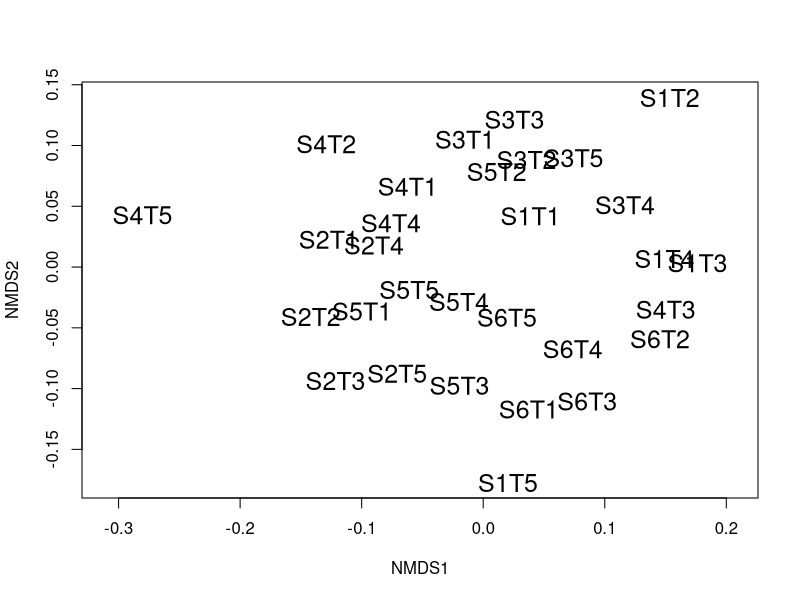
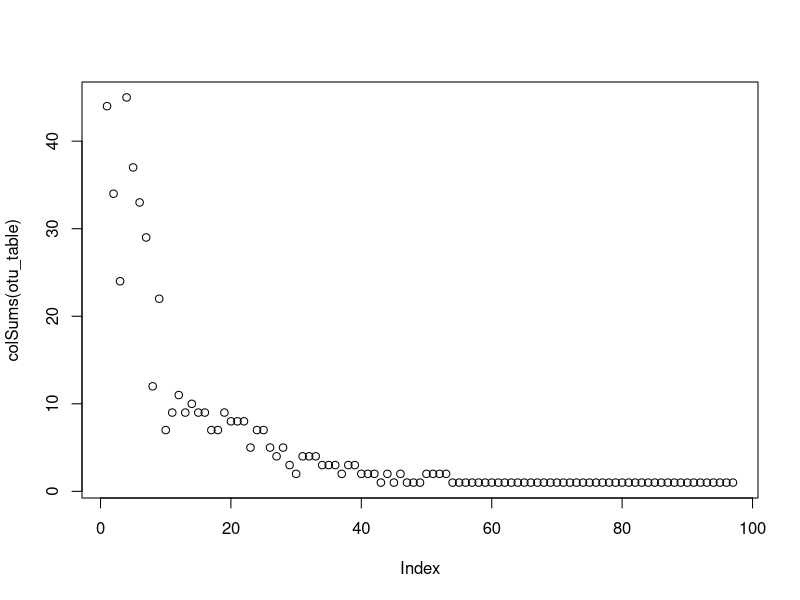
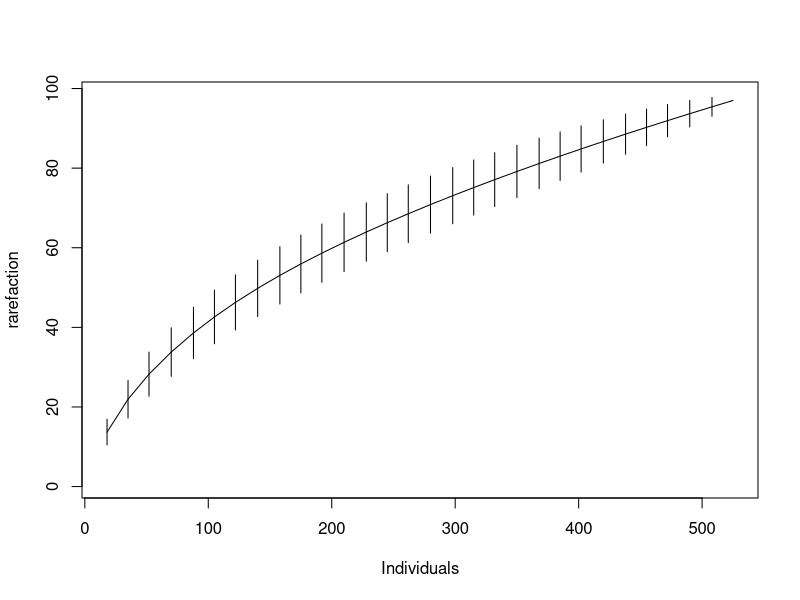
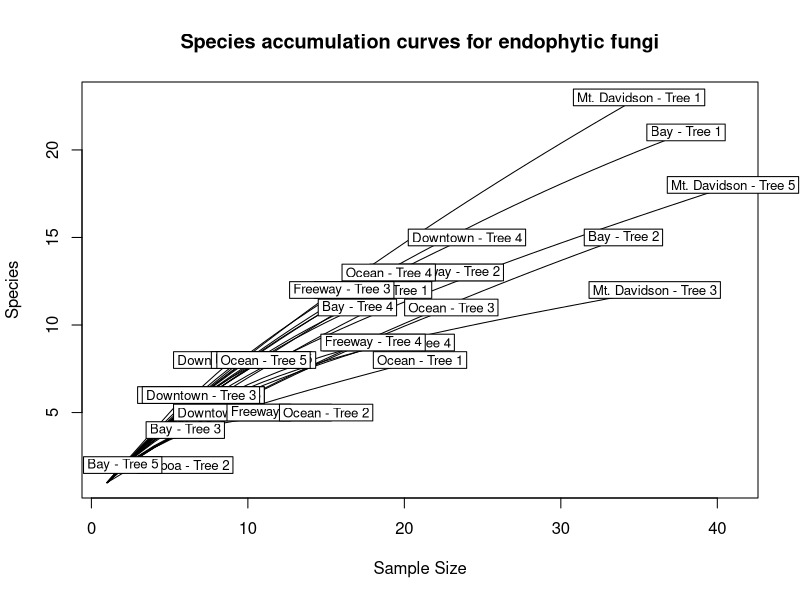
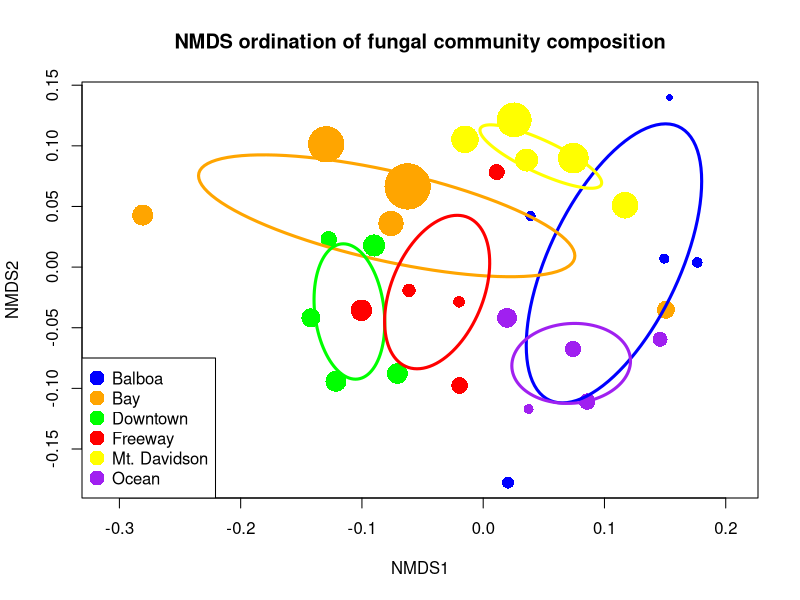

Write R code to recreate these figures, in order.
# Draft of R script to perform some ecological analyses on clustered data
# originating from single Sanger ITS reads

# Originally written by Naupaka Zimmerman
# nzimmerman@usfca.edu
# August 24, 2017

## TODO: Fix paths for the files

# load libraries
library("dplyr")
library("tidyr")
library("vegan")

# load files
otus <- read.table("seq_with_OTU_ID.txt")
groups <- read.table("groupfile.tsv")
trees <- read.csv("metadata/M_excel_tree_metadata.csv",
                  stringsAsFactors = FALSE)

# count by groups instead of trees
otu_table <- otus %>%
  left_join(groups, by = c("V1" = "V1")) %>%
  group_by(V2.x, V2.y) %>%
  summarize(count = n()) %>%
  spread(V2.x, count, fill = 0)

# get rid of rows with NA
otu_table <- as.data.frame(na.omit(otu_table))

# fix row name problems for vegan
row.names(otu_table) <- otu_table[, 1]
otu_table <- otu_table[, -1]

# drop out USF test sample
otu_table <- otu_table[1:30,]

# do and plot ordination with this matrix
plot(metaMDS(otu_table), type = "t", display = "sites", cex = 1.5)

# fix row names to be more readable
row.names(otu_table) <- c(paste("Balboa - Tree", 1:5),
                         paste("Downtown - Tree", 1:5),
                         paste("Mt. Davidson - Tree", 1:5),
                         paste("Bay - Tree", 1:5),
                         paste("Freeway - Tree", 1:5),
                         paste("Ocean - Tree", 1:5))


#save a pdf of the rarefaction curve
pdf("figures/prelim_rarecurve.pdf")
rarecurve(otu_table, main = "Species accumulation curves for endophytic fungi")
dev.off()

# some more species accumulation curves
plot(colSums(otu_table))
plot(specaccum(otu_table, method = "rare"), xvar = "individuals")


# more sophisticaed multi-step ordination plotting
ord_obj <- metaMDS(otu_table)
trees_aug <- subset(trees, as.POSIXct(trees$Date_sampled) > as.POSIXct("2017-08-01"))


group_labels <- c(rep("Balboa", 5),
                  rep("Downtown", 5),
                  rep("Mt. Davidson", 5),
                  rep("Bay", 5),
                  rep("Freeway", 5),
                  rep("Ocean", 5))
pdf("figures/prelim_ordination_DBH.pdf")
plot(ord_obj,
     display = "sites",
     type = "n",
     main = "NMDS ordination of fungal community composition")

points(ord_obj,
       display = "sites",
       col = c(rep("blue", 5),
               rep("green", 5),
               rep("yellow", 5),
               rep("orange", 5),
               rep("red", 5),
               rep("purple", 5)),
       cex = trees_aug$DBH_cm/10,
       pch = 16)

legend("bottomleft",
       legend = levels(factor(group_labels)),
       pch = 16,
       cex = 1,
       pt.cex = 2,
       col = c("blue",
               "orange",
               "green",
               "red",
               "yellow",
               "purple"))

ordiellipse(ord_obj,
            groups =group_labels,
            label = FALSE,
            col = c("blue",
                    "orange",
                    "green",
                    "red",
                    "yellow",
                    "purple"),
            lwd = 3)
dev.off()
